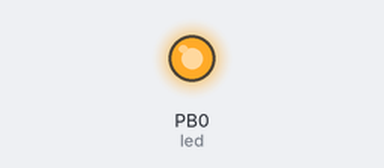
Bench run of a sketch on a simulated ATtiny85, built with avr-gcc and run on an emulated ATtiny85. Parts: output pins drawn as LEDs (lit = HIGH).

Above: at 1.0 s.
At 8.0 s:
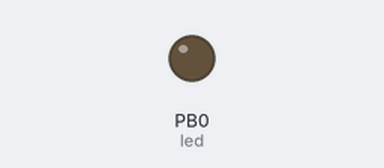
Timing chart, 0 to 18.9 s (numbered marks = the images above):
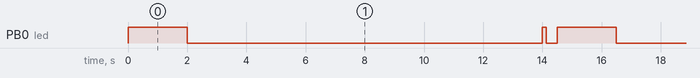

Measured:
- by itself, PB0 (led): repeats every 14.5 s: LOW 12.0 s, HIGH 0.13 s, LOW 0.38 s, HIGH 2.0 s
- by itself, everything shown: repeats every 14.5 s, in 4 steps

The sketch:

power.ino
```cpp
//********************************************************************************************************************************************************
/*
 * Estudiamos como cambiando la frecuencia del reloj los consumos del Attiny descienden drásticamente
 *  unos 850uA a 1MHz con todo activo ( trabajando normal )
 *  unos 395uA a 31Khz con todo activo ( trabajando normal ), esto es un ahorro de unos 450 uA
 *  Si se desactiva el ADC tendremos unos 200 uA menos de consumo
 *
 *
 */
#include <Arduino.h>
#include <avr/power.h>

#define led 0   // led en PB0
#define adc_disable() (ADCSRA &=~(1 <<ADEN))   // ADEN = 7   1 << 7  = >  1000_0000 invertido = > 0111_1111  esto AND con lo que había lo q hace es poner a 0 el bit ADEN  ADEN=0
#define adc_enable() (ADCSRA |= (1 <<ADEN))    //                         1000_0000 or con ADCSRA =>  ADEN =1


void setup() {
  // put your setup code here, to run once:
  pinMode(led,OUTPUT);

  //Puertos no usados como INPUT_PULLUP con el fin de tener lógica controlada y evitar transiciones
  //ESto no ahorra pero controla que se produzcan transiciones incontroladas = consumo
  pinMode(PB1,INPUT_PULLUP);pinMode(PB2,INPUT_PULLUP);pinMode(PB3,INPUT_PULLUP);pinMode(PB4,INPUT_PULLUP);pinMode(PB5,INPUT_PULLUP); //Puertos no usados como INPUT_PULLUP

  clock_prescale_set(clock_div_8);  // configuro Fuses a 1MHz por defecto   --> controlo FUSES DEL RELOJ

}

void loop() {

  digitalWrite(led,1);
  delay(2000);
  digitalWrite(led,0);    //Enciendo 2 sg el LED                                3.6 mA con led encendido
  delay(4000);            //Mido corriente cuando se apaga el LED               850 uA con el Attiny85 Activo (con led apagado)
  adc_disable();          //Deshabilito el módulo d ADC y mido el consumo       650 uA con Attiny85 Activo pero con ADC desactivado  ( 200 uA de ahorro )
  delay(4000);
  adc_enable();           //Habilito el módulo de ADC y mido el consumo         850 uA al reactivar el ADC.
  delay(4000);

  clock_prescale_set(clock_div_256);  // configuro reloj a  8MHz/256 = 31250 Hz   ==> 1MHz / 32   ( 1000 ms = 32 sg ) 31,25ms = 1 sg   125ms = 4sg

  digitalWrite(led,1);
  delay(125);            //4sg
  digitalWrite(led,0);
  delay(125);
  adc_disable();
  delay(125);                                                                 // 395 uA con ADC y 195uA sin ADC
  adc_enable();
  delay(125);

  clock_prescale_set(clock_div_8);


}
```
